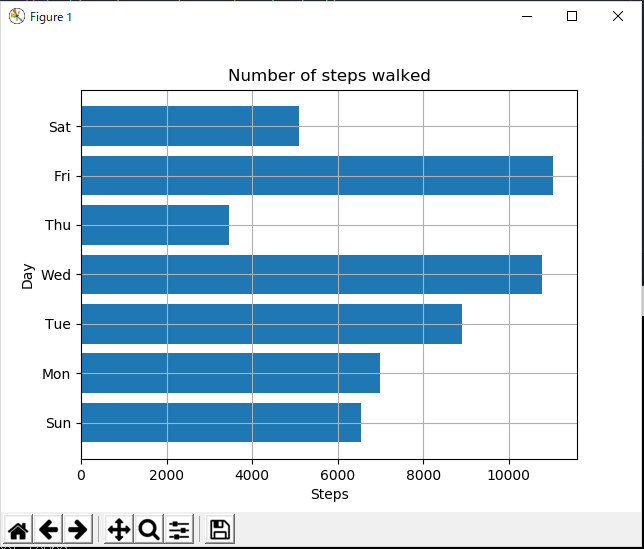

Generate this figure with Python:
import matplotlib.pyplot as plt


steps = [6543, 7000, 8900, 10789, 3467, 11045, 5095]
labels = ['Sun', 'Mon', 'Tue', 'Wed', 'Thu', 'Fri', 'Sat']
num_bars = len(steps)
positions = range(1, num_bars+1)
plt.barh(positions, steps, align='center')
plt.yticks(positions, labels)
plt.xlabel('Steps')
plt.ylabel('Day')
plt.title('Number of steps walked')

plt.grid()
plt.show()
